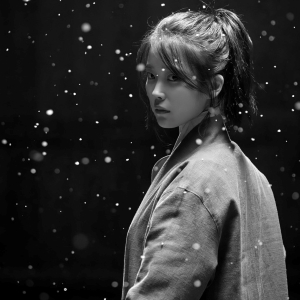
#> input picture image.jpg, 300 x 300 px
$ python opencv_3.py
#> lines starting #> are read from the running program, lines starting #| are printed output that depends on the picture
import cv2
import numpy as np

image = cv2.imread('image.jpg')
#> image is the input picture: shape (300, 300, 3); mean B, G, R 49, 49, 49

# [11 lines of commented-out code are left out]

height, width = image.shape[:2]
#> height = 300; width = 300

# [4 lines of commented-out code are left out]

M = cv2.getRotationMatrix2D((width / 2, height / 2), 90, .6)
dst2 = cv2.warpAffine(image, M, (width, height))
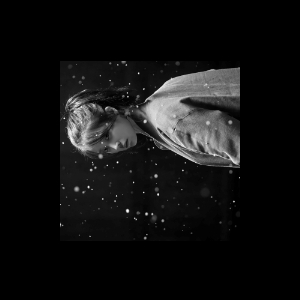
#> dst2: shape (300, 300, 3); mean B, G, R 17.6, 17.6, 17.6
cv2.imshow('rotate', dst2)
cv2.waitKey(0)

$ run again, with digit.png saved as image.jpg
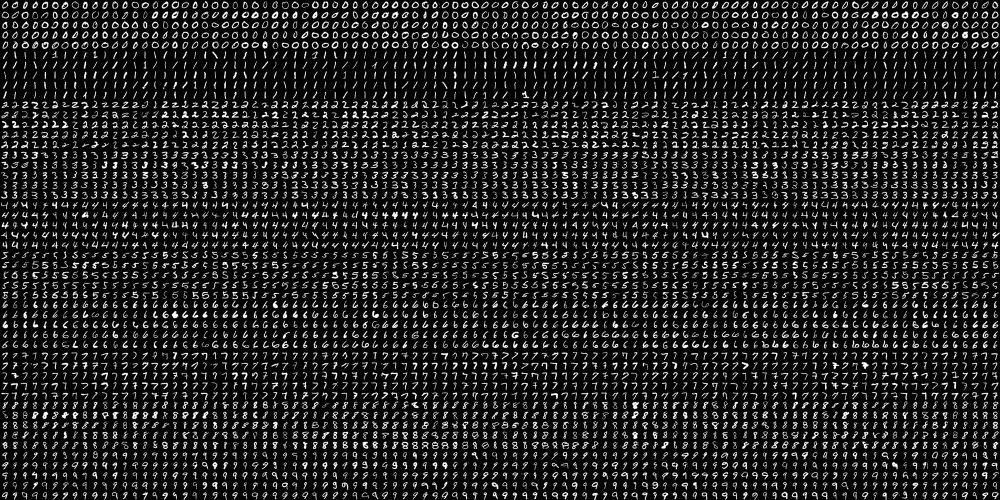
#> input picture digit.png, 2000 x 1000 px (shown at 1/2 size)
#> image is the input picture: shape (1000, 2000, 3); min 0, max 255, mean 34.2
#> `dst2 = cv2.warpAffine(image, M, (width, height))`:
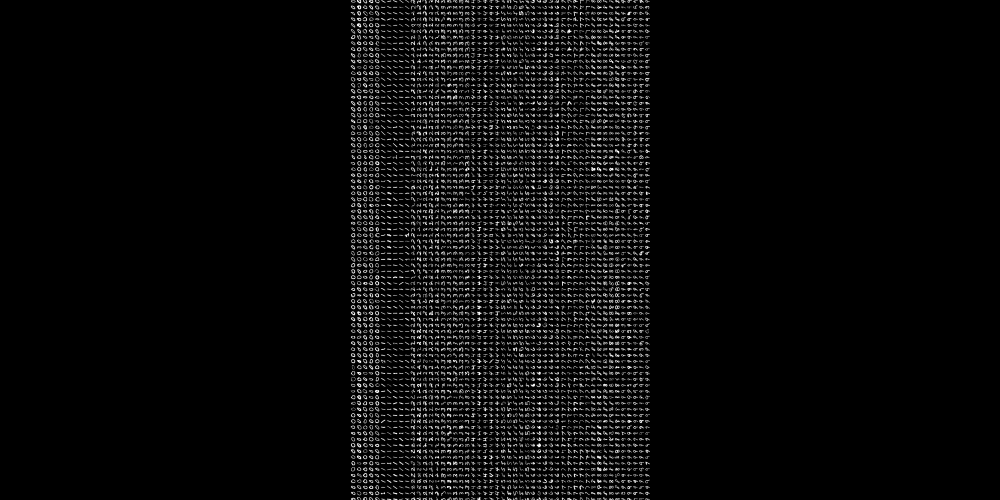
#> dst2: shape (1000, 2000, 3) (shown at 1/2 size); min 0, max 255, mean 10.4
